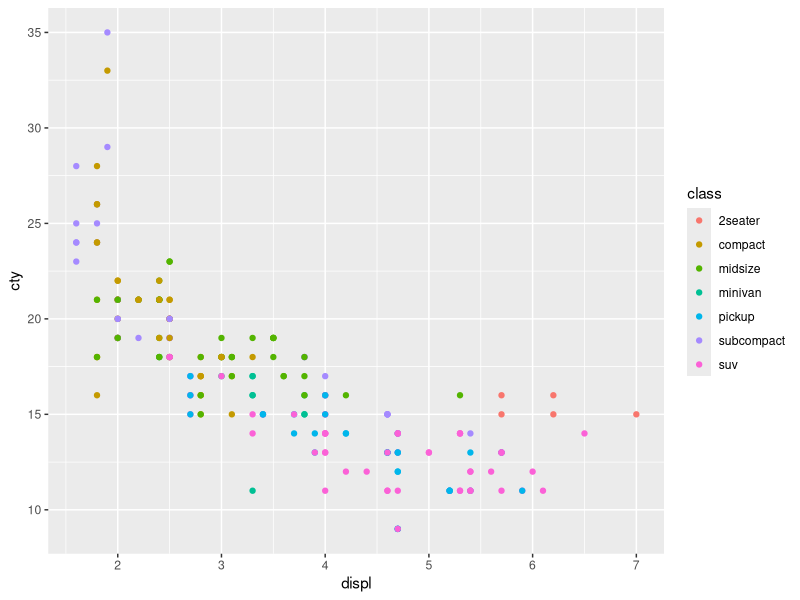
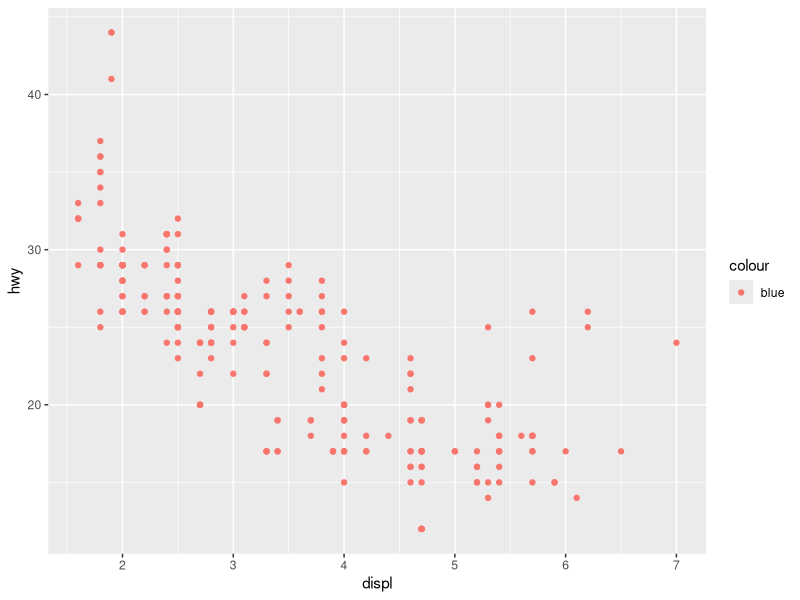
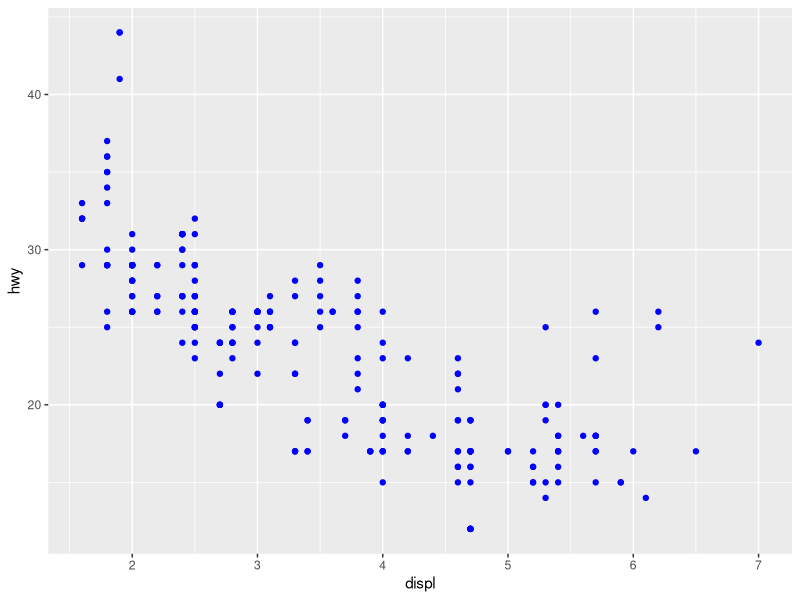

Generate these figures, in order, with R:

# -------------------------------------------------------------------------

          # Colour, Size, Shape and Other Aesthetic Attributes

# -------------------------------------------------------------------------
library(ggplot2)

# -------------------------------------------------------------------------

# To add additional variables to a plot, we can use other aesthetics like colour,
# shape, and size

# -------------------------------------------------------------------------

# aes(displ, hwy, colour = class)
# aes(displ, hwy, shape = drv)
# aes(displ, hwy, size = cyl)

# -------------------------------------------------------------------------

# to learn more about the outlying classes we could map class variable to color

# -------------------------------------------------------------------------

ggplot(mpg, aes(displ, cty, color=class)) + 
  geom_point()

# -------------------------------------------------------------------------

# The legend allows us to read data values from the colour, showing us that 
# the group of cars with unusually high fuel economy for their engine size 
# are two seaters: cars with big engines, but lightweight bodies.

# -------------------------------------------------------------------------

# If you want to set an aesthetic to a fixed value, without scaling it, do so
# in the individual layer outside of aes() . Compare the following two plots:

# -------------------------------------------------------------------------
ggplot(mpg, aes(displ, hwy)) + geom_point(aes(colour = "blue"))

#The value "blue" is scaled to a pinkish colour, and a legend is added.
# -------------------------------------------------------------------------


ggplot(mpg, aes(displ, hwy)) + geom_point(color="blue")

# The points are given the R colour blue. 
# -------------------------------------------------------------------------

